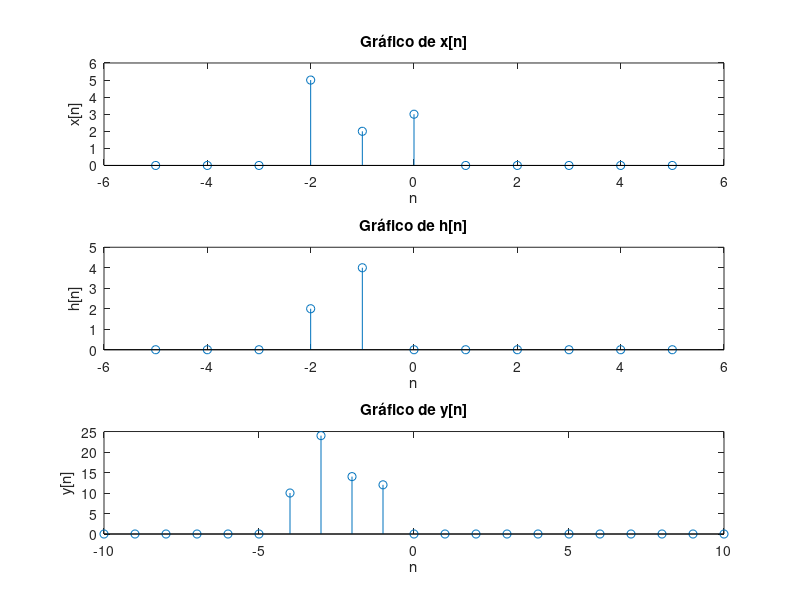

Reproduce this figure in MATLAB. (Note: this script raises an error after producing the figure.)
% Sequência x[n]
n_x = -5:5;
x = 2 * (n_x == -1) + 3 * (n_x == 0) + 5 * (n_x == -2);

% Sequência h[n]
n_h = -5:5;
h = 4 * (n_h == -1) + 2 * (n_h == -2);

% Soma de convolução
n_y = n_x(1) + n_h(1):n_x(end) + n_h(end);
y = conv(x, h);

% Plot dos gráficos
figure;

subplot(3, 1, 1);
stem(n_x, x);
xlabel('n');
ylabel('x[n]');
title('Gráfico de x[n]');

subplot(3, 1, 2);
stem(n_h, h);
xlabel('n');
ylabel('h[n]');
title('Gráfico de h[n]');

subplot(3, 1, 3);
stem(n_y, y);
xlabel('n');
ylabel('y[n]');
title('Gráfico de y[n]');

% Ajustar o espaçamento entre os subplots
subplot(3, 1, 1);
ylim([0 max(x)+1]);
subplot(3, 1, 2);
ylim([0 max(h)+1]);
subplot(3, 1, 3);
ylim([0 max(y)+1]);

% Ajustar o tamanho da figura
fig = gcf;
fig.Position(3:4) = [600 800];
